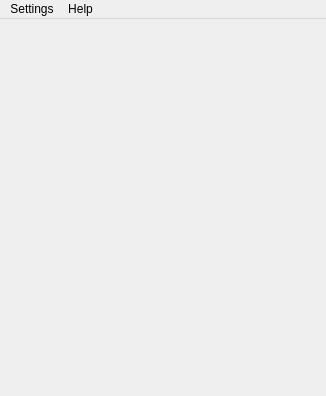
<?xml version="1.0" encoding="UTF-8"?>
<ui version="4.0">
 <class>MainWindow</class>
 <widget class="QMainWindow" name="MainWindow">
  <property name="geometry">
   <rect>
    <x>0</x>
    <y>0</y>
    <width>326</width>
    <height>396</height>
   </rect>
  </property>
  <property name="windowTitle">
   <string>MainWindow</string>
  </property>
  <widget class="QWidget" name="centralwidget"/>
  <widget class="QMenuBar" name="menubar">
   <property name="geometry">
    <rect>
     <x>0</x>
     <y>0</y>
     <width>326</width>
     <height>21</height>
    </rect>
   </property>
   <widget class="QMenu" name="menuSetup">
    <property name="title">
     <string>Settings</string>
    </property>
    <addaction name="ActionReqRespEdit"/>
    <addaction name="separator"/>
    <addaction name="ActionQuit"/>
   </widget>
   <widget class="QMenu" name="menuHelp">
    <property name="title">
     <string>Help</string>
    </property>
    <addaction name="ActionAbout"/>
   </widget>
   <addaction name="menuSetup"/>
   <addaction name="menuHelp"/>
  </widget>
  <action name="ActionReqRespEdit">
   <property name="text">
    <string>Request/Response Editor</string>
   </property>
  </action>
  <action name="ActionQuit">
   <property name="text">
    <string>Exit</string>
   </property>
   <property name="toolTip">
    <string>Exit</string>
   </property>
  </action>
  <action name="ActionAbout">
   <property name="text">
    <string>About</string>
   </property>
  </action>
 </widget>
 <resources/>
 <connections/>
</ui>
